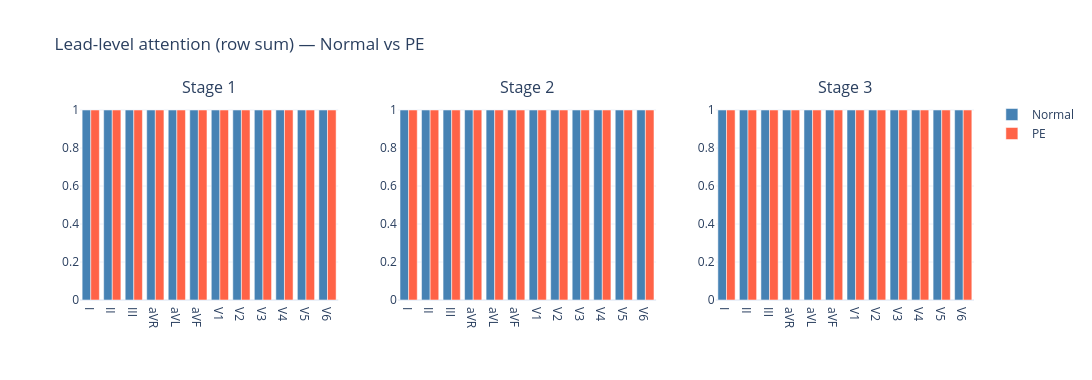

Notebook code for this chart:
### Code cell
fig_li = make_subplots(rows=1, cols=n_stages,
                       subplot_titles=[f'Stage {i+1}' for i in range(n_stages)])
for col, k in enumerate([f'stage{i+1}' for i in range(n_stages)], start=1):
    A = attn_by_stage[k]
    incoming_norm = A[y_test == 0].mean(axis=0).sum(axis=1)
    incoming_pe   = A[y_test == 1].mean(axis=0).sum(axis=1)
    fig_li.add_trace(go.Bar(x=LEADS, y=incoming_norm, name='Normal',
                            marker_color='steelblue', showlegend=(col == 1)),
                     row=1, col=col)
    fig_li.add_trace(go.Bar(x=LEADS, y=incoming_pe, name='PE',
                            marker_color='tomato', showlegend=(col == 1)),
                     row=1, col=col)
fig_li.update_layout(barmode='group', template='plotly_white',
                     title='Lead-level attention (row sum) — Normal vs PE',
                     width=1200, height=380)
fig_li.show()

### Figure 1 — Plotly figure (JSON) as saved in the notebook; plotly's stock layout.template omitted (floating-point values rounded to 4 significant figures)
{"data": [{"marker": {"color": "steelblue"}, "name": "Normal", "showlegend": true, "x": ["I", "II", "III", "aVR", "aVL", "aVF", "V1", "V2", "V3", "V4", "V5", "V6"], "y": [1.0, 1.0, 1.0, 1.0, 1.0, 1.0, 1.0, 1.0, 1.0, 1.0, 1.0, 1.0], "type": "bar", "xaxis": "x", "yaxis": "y"}, {"marker": {"color": "tomato"}, "name": "PE", "showlegend": true, "x": ["I", "II", "III", "aVR", "aVL", "aVF", "V1", "V2", "V3", "V4", "V5", "V6"], "y": [1.0, 1.0, 1.0, 1.0, 1.0, 1.0, 1.0, 1.0, 1.0, 1.0, 1.0, 1.0], "type": "bar", "xaxis": "x", "yaxis": "y"}, {"marker": {"color": "steelblue"}, "name": "Normal", "showlegend": false, "x": ["I", "II", "III", "aVR", "aVL", "aVF", "V1", "V2", "V3", "V4", "V5", "V6"], "y": [1.0, 1.0, 1.0, 1.0, 1.0, 1.0, 1.0, 1.0, 1.0, 1.0, 1.0, 1.0], "type": "bar", "xaxis": "x2", "yaxis": "y2"}, {"marker": {"color": "tomato"}, "name": "PE", "showlegend": false, "x": ["I", "II", "III", "aVR", "aVL", "aVF", "V1", "V2", "V3", "V4", "V5", "V6"], "y": [1.0, 1.0, 1.0, 1.0, 1.0, 1.0, 1.0, 1.0, 1.0, 1.0, 1.0, 1.0], "type": "bar", "xaxis": "x2", "yaxis": "y2"}, {"marker": {"color": "steelblue"}, "name": "Normal", "showlegend": false, "x": ["I", "II", "III", "aVR", "aVL", "aVF", "V1", "V2", "V3", "V4", "V5", "V6"], "y": [1.0, 1.0, 1.0, 1.0, 1.0, 1.0, 1.0, 1.0, 1.0, 1.0, 1.0, 1.0], "type": "bar", "xaxis": "x3", "yaxis": "y3"}, {"marker": {"color": "tomato"}, "name": "PE", "showlegend": false, "x": ["I", "II", "III", "aVR", "aVL", "aVF", "V1", "V2", "V3", "V4", "V5", "V6"], "y": [1.0, 1.0, 1.0, 1.0, 1.0, 1.0, 1.0, 1.0, 1.0, 1.0, 1.0, 1.0], "type": "bar", "xaxis": "x3", "yaxis": "y3"}], "layout": {"xaxis": {"anchor": "y", "domain": [0.0, 0.2889]}, "yaxis": {"anchor": "x", "domain": [0.0, 1.0]}, "xaxis2": {"anchor": "y2", "domain": [0.3556, 0.6444]}, "yaxis2": {"anchor": "x2", "domain": [0.0, 1.0]}, "xaxis3": {"anchor": "y3", "domain": [0.7111, 1.0]}, "yaxis3": {"anchor": "x3", "domain": [0.0, 1.0]}, "annotations": [{"font": {"size": 16}, "showarrow": false, "text": "Stage 1", "x": 0.1444, "xanchor": "center", "xref": "paper", "y": 1.0, "yanchor": "bottom", "yref": "paper"}, {"font": {"size": 16}, "showarrow": false, "text": "Stage 2", "x": 0.5, "xanchor": "center", "xref": "paper", "y": 1.0, "yanchor": "bottom", "yref": "paper"}, {"font": {"size": 16}, "showarrow": false, "text": "Stage 3", "x": 0.8556, "xanchor": "center", "xref": "paper", "y": 1.0, "yanchor": "bottom", "yref": "paper"}], "barmode": "group", "title": {"text": "Lead-level attention (row sum) — Normal vs PE"}, "width": 1200, "height": 380}}
